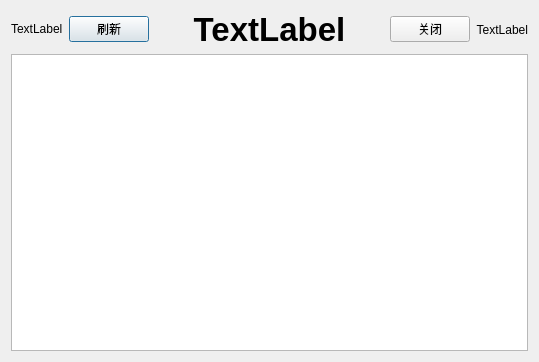
<?xml version="1.0" encoding="UTF-8"?>
<ui version="4.0">
 <class>DataListView</class>
 <widget class="QDialog" name="DataListView">
  <property name="geometry">
   <rect>
    <x>0</x>
    <y>0</y>
    <width>539</width>
    <height>362</height>
   </rect>
  </property>
  <property name="windowTitle">
   <string>Form</string>
  </property>
  <layout class="QVBoxLayout" name="verticalLayout">
   <item>
    <layout class="QHBoxLayout" name="horizontalLayout" stretch="0,0,3,0,0">
     <item>
      <widget class="QLabel" name="logo_left">
       <property name="sizePolicy">
        <sizepolicy hsizetype="Fixed" vsizetype="Fixed">
         <horstretch>0</horstretch>
         <verstretch>0</verstretch>
        </sizepolicy>
       </property>
       <property name="text">
        <string>TextLabel</string>
       </property>
      </widget>
     </item>
     <item>
      <widget class="QPushButton" name="pushButton">
       <property name="text">
        <string>刷新</string>
       </property>
      </widget>
     </item>
     <item>
      <widget class="QLabel" name="tableTitle">
       <property name="font">
        <font>
         <pointsize>25</pointsize>
         <weight>75</weight>
         <bold>true</bold>
        </font>
       </property>
       <property name="text">
        <string>TextLabel</string>
       </property>
       <property name="alignment">
        <set>Qt::AlignCenter</set>
       </property>
      </widget>
     </item>
     <item>
      <widget class="QPushButton" name="pushButton_close">
       <property name="layoutDirection">
        <enum>Qt::RightToLeft</enum>
       </property>
       <property name="text">
        <string>关闭</string>
       </property>
      </widget>
     </item>
     <item>
      <widget class="QLabel" name="logo_right">
       <property name="sizePolicy">
        <sizepolicy hsizetype="Preferred" vsizetype="Preferred">
         <horstretch>0</horstretch>
         <verstretch>0</verstretch>
        </sizepolicy>
       </property>
       <property name="layoutDirection">
        <enum>Qt::RightToLeft</enum>
       </property>
       <property name="text">
        <string>TextLabel</string>
       </property>
       <property name="alignment">
        <set>Qt::AlignRight|Qt::AlignTrailing|Qt::AlignVCenter</set>
       </property>
      </widget>
     </item>
    </layout>
   </item>
   <item>
    <widget class="QTableView" name="tableView"/>
   </item>
  </layout>
 </widget>
 <resources/>
 <connections>
  <connection>
   <sender>tableView</sender>
   <signal>pressed(QModelIndex)</signal>
   <receiver>DataListView</receiver>
   <slot>slot_table_click(QModelIndex)</slot>
   <hints>
    <hint type="sourcelabel">
     <x>198</x>
     <y>178</y>
    </hint>
    <hint type="destinationlabel">
     <x>435</x>
     <y>37</y>
    </hint>
   </hints>
  </connection>
  <connection>
   <sender>pushButton</sender>
   <signal>pressed()</signal>
   <receiver>DataListView</receiver>
   <slot>slot_fresh_pressed()</slot>
   <hints>
    <hint type="sourcelabel">
     <x>101</x>
     <y>20</y>
    </hint>
    <hint type="destinationlabel">
     <x>144</x>
     <y>45</y>
    </hint>
   </hints>
  </connection>
  <connection>
   <sender>pushButton_close</sender>
   <signal>pressed()</signal>
   <receiver>DataListView</receiver>
   <slot>slot_close_click()</slot>
   <hints>
    <hint type="sourcelabel">
     <x>450</x>
     <y>26</y>
    </hint>
    <hint type="destinationlabel">
     <x>384</x>
     <y>3</y>
    </hint>
   </hints>
  </connection>
 </connections>
 <slots>
  <slot>slot_table_click(QModelIndex)</slot>
  <slot>slot_fresh_pressed()</slot>
  <slot>slot_close_click()</slot>
 </slots>
</ui>
